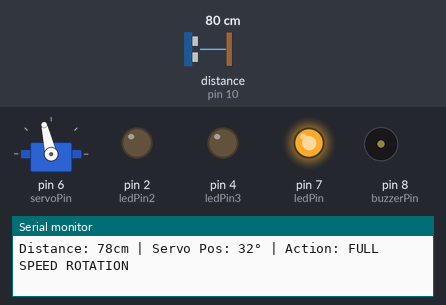
Simulated run of this sketch. Board: Arduino Uno, built with avr-gcc and run on an emulated ATmega328P. Shown: servo, output pins drawn as LEDs (lit = HIGH), buzzer (waves = sounding), the last lines printed to the serial monitor. Wiring (inferred from the names in the program): ultrasonic range finder: trigger pin 9; echo pin 10. Dashed ring = blinking. The test bench sets the inputs (shaded band); at power-on: distance to the obstacle (sensor on pin 10) 80 cm. The echo pulse lasts 58.3 µs per cm; pins used as bus, display or sensor lines are not drawn.

Above: at 3.7 s.
3.8 s: distance to the obstacle (sensor on pin 10) set to 54 cm
6.8 s: distance to the obstacle (sensor on pin 10) set to 48 cm
At 7.26 s:
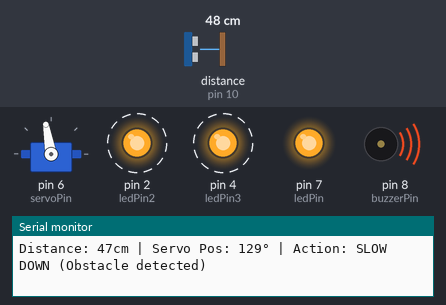
9.8 s: distance to the obstacle (sensor on pin 10) set to 22 cm
12.8 s: distance to the obstacle (sensor on pin 10) set to 18 cm
At 14.0 s:
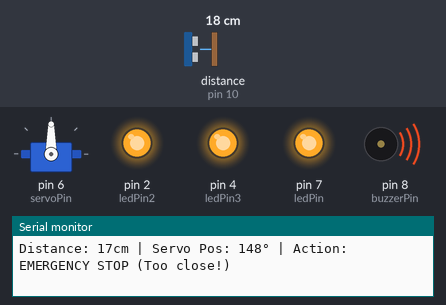
14.6 s: distance to the obstacle (sensor on pin 10) set to 60 cm
At 15.83 s:
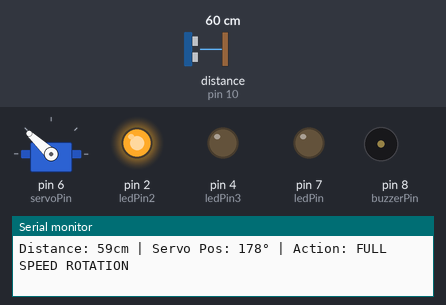
17.6 s: distance to the obstacle (sensor on pin 10) set to 35 cm
At 18.2 s:
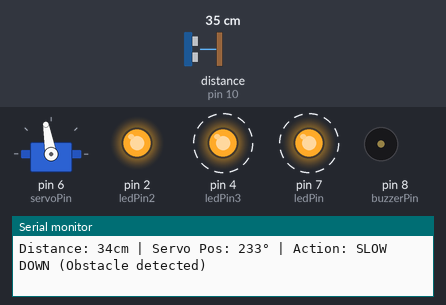
Timing chart, 0 to 21.6 s (numbered marks = the images above; inputs shaded):
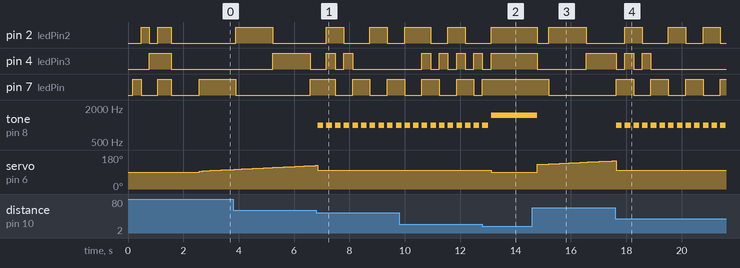

Measured:
- the behaviour switches between 51 and 50 cm on distance to the obstacle (sensor on pin 10) (found by bisection; images 0 and 1)
- the behaviour switches between 21 and 20 cm on distance to the obstacle (sensor on pin 10) (found by bisection; images 1 and 2)
- after the input at 6.8 s, tone on pin 8 (buzzerPin): alternates 1000 Hz for 0.20 s and silent for 0.11 s, starting after 0.06 s
- after the input at 12.8 s, pin 2 (ledPin2), pin 4 (ledPin3): goes on until 13.1 s, then stays HIGH; pin 7 (ledPin): goes on until 12.8 s, then stays HIGH; servo on pin 6 (servoPin): 100° → 90° after 0.31 s
- after the input at 14.6 s, pin 2 (ledPin2): HIGH → LOW after 0.19 s, → HIGH 0.40 s later, → LOW 1.4 s later; pin 4 (ledPin3): HIGH → LOW after 0.19 s, → HIGH 1.8 s later; pin 7 (ledPin): HIGH → LOW after 0.59 s; tone on pin 8 (buzzerPin): 1500 Hz → silent after 0.19 s; servo on pin 6 (servoPin): moves from 90° to 149° over 2.7 s, starting after 0.19 s
- after the input at 17.6 s, tone on pin 8 (buzzerPin): alternates 1000 Hz for 0.20 s and silent for 0.11 s, starting at once
- by itself, pin 4 (ledPin3): alternates HIGH for 0.31 s and LOW for 0.31 s
- by itself, pin 7 (ledPin): alternates HIGH for 0.62 s and LOW for 0.62 s

The sketch:

Obstacle_Detection_360_Servo.ino
```cpp
#include <Servo.h>

// Pins
#define trigPin 9
#define echoPin 10
#define servoPin 6
#define ledPin 7          // Main LED
#define buzzerPin 8
#define ledPin2 2         // Additional LED 1
#define ledPin3 4         // Additional LED 2

// Objects and variables
Servo myServo;
long duration;
int distance;

// Servo sweeping variables for 360° rotation
int servoAngle = 0;   // Start at 0° for 360° rotation
int step = 2;         // Increased step for faster 360° rotation
                     // Direction: positive=forward, negative=backward

// SHORTENED DISTANCE THRESHOLDS
int alertThreshold = 50;    // Warning at 50cm
int stopThreshold = 20;     // Emergency stop at 20cm

void setup() {
  // Initialize pins
  pinMode(trigPin, OUTPUT);
  pinMode(echoPin, INPUT);
  pinMode(ledPin, OUTPUT);    // Main LED
  pinMode(ledPin2, OUTPUT);   // Additional LED 1
  pinMode(ledPin3, OUTPUT);   // Additional LED 2
  pinMode(buzzerPin, OUTPUT);

  // Initialize all LEDs to OFF
  digitalWrite(ledPin, LOW);
  digitalWrite(ledPin2, LOW);
  digitalWrite(ledPin3, LOW);

  // Initialize servo for 360° continuous rotation
  myServo.attach(servoPin);
  myServo.write(90);  // Start stopped (90 = stop for 360° servos)

  // Initialize Serial
  Serial.begin(9600);
  Serial.println("=== 360° SERVO ROTATION TEST ===");
  Serial.println("Distance thresholds: 50cm(warn), 20cm(stop)");
  Serial.println("LEDs: Pin7=Main, Pin2=LED2, Pin4=LED3");
  Serial.println("Place hand close to sensor to stop rotation");
  Serial.println("=============================================");

  // LED test sequence
  testLEDs();
  delay(1000);
}

void testLEDs() {
  Serial.println("Testing LEDs...");

  digitalWrite(ledPin, HIGH);
  delay(300);
  digitalWrite(ledPin, LOW);

  digitalWrite(ledPin2, HIGH);
  delay(300);
  digitalWrite(ledPin2, LOW);

  digitalWrite(ledPin3, HIGH);
  delay(300);
  digitalWrite(ledPin3, LOW);

  // All LEDs on
  digitalWrite(ledPin, HIGH);
  digitalWrite(ledPin2, HIGH);
  digitalWrite(ledPin3, HIGH);
  delay(500);

  // All LEDs off
  digitalWrite(ledPin, LOW);
  digitalWrite(ledPin2, LOW);
  digitalWrite(ledPin3, LOW);

  Serial.println("LED test complete!");
}

void loop() {
  // Read distance from sensor
  distance = readDistance();

  // Print debug info
  Serial.print("Distance: ");
  if (distance == 400) {
    Serial.print("NO_ECHO");
  } else {
    Serial.print(distance);
    Serial.print("cm");
  }
  Serial.print(" | Servo Pos: ");
  Serial.print(servoAngle);
  Serial.print("° | Action: ");

  // SHORT DISTANCE LOGIC:
  // If obstacle detected within stopThreshold (20cm) - EMERGENCY STOP
  if (distance < stopThreshold && distance != 400) {
    Serial.println("EMERGENCY STOP (Too close!)");

    // 1. Stop servo completely (90 for 360° servos)
    myServo.write(90);

    // 2. Turn on ALL LEDs SOLID RED (for emergency)
    digitalWrite(ledPin, HIGH);    // Main LED on
    digitalWrite(ledPin2, HIGH);   // LED2 on
    digitalWrite(ledPin3, HIGH);   // LED3 on

    // 3. Continuous alarm
    tone(buzzerPin, 1500);  // Higher pitch for emergency

    // 4. Hold stopped state
    delay(200);

    // Don't update servoAngle while stopped

  }
  // If obstacle detected within alertThreshold (50cm) - SLOW DOWN/PAUSE
  else if (distance < alertThreshold && distance != 400) {
    Serial.println("SLOW DOWN (Obstacle detected)");

    // 1. Slow rotation (for 360° servos, values closer to 90 slow it down)
    if (step > 0) {
      // If moving forward, slow down
      myServo.write(100);  // Slow clockwise
    } else {
      // If moving backward, slow down
      myServo.write(80);   // Slow counter-clockwise
    }

    // 2. BLINKING LED PATTERN for warning
    unsigned long currentTime = millis();
    int blinkPhase = (currentTime / 200) % 6;  // 6 phases for 3 LEDs

    switch(blinkPhase) {
      case 0:
        digitalWrite(ledPin, HIGH);
        digitalWrite(ledPin2, LOW);
        digitalWrite(ledPin3, LOW);
        break;
      case 1:
        digitalWrite(ledPin, LOW);
        digitalWrite(ledPin2, HIGH);
        digitalWrite(ledPin3, LOW);
        break;
      case 2:
        digitalWrite(ledPin, LOW);
        digitalWrite(ledPin2, LOW);
        digitalWrite(ledPin3, HIGH);
        break;
      case 3:
        digitalWrite(ledPin, LOW);
        digitalWrite(ledPin2, HIGH);
        digitalWrite(ledPin3, LOW);
        break;
      case 4:
        digitalWrite(ledPin, HIGH);
        digitalWrite(ledPin2, LOW);
        digitalWrite(ledPin3, LOW);
        break;
      case 5:
        digitalWrite(ledPin, HIGH);
        digitalWrite(ledPin2, HIGH);
        digitalWrite(ledPin3, HIGH);
        break;
    }

    // 3. Intermittent beeping
    tone(buzzerPin, 1000, 200);
    delay(300);

    // 4. Update angle slowly
    servoAngle += (step / 2);  // Half speed

  }
  // No obstacle - FULL SPEED 360° ROTATION
  else {
    Serial.println("FULL SPEED ROTATION");

    // Turn off buzzer
    noTone(buzzerPin);

    // LED PATTERN for normal operation (chasing pattern)
    int ledPattern = servoAngle % 120;  // Pattern repeats every 120°

    if (ledPattern < 40) {
      // First third: LED1 on, others off
      digitalWrite(ledPin, HIGH);
      digitalWrite(ledPin2, LOW);
      digitalWrite(ledPin3, LOW);
    } else if (ledPattern < 80) {
      // Second third: LED2 on, others off
      digitalWrite(ledPin, LOW);
      digitalWrite(ledPin2, HIGH);
      digitalWrite(ledPin3, LOW);
    } else {
      // Third third: LED3 on, others off
      digitalWrite(ledPin, LOW);
      digitalWrite(ledPin2, LOW);
      digitalWrite(ledPin3, HIGH);
    }

    // FULL SPEED 360° ROTATION
    // For 360° continuous rotation servos:
    // 0 = full speed CCW, 180 = full speed CW, 90 = stop

    // Update angle for 360° rotation
    servoAngle += step;

    // Wrap around at 360° (not 180°)
    if (servoAngle >= 360) {
      servoAngle = 0;
      Serial.println(">>> Completed 360°, restarting");

      // Flash all LEDs to indicate full rotation
      digitalWrite(ledPin, HIGH);
      digitalWrite(ledPin2, HIGH);
      digitalWrite(ledPin3, HIGH);
      delay(100);
      digitalWrite(ledPin, LOW);
      digitalWrite(ledPin2, LOW);
      digitalWrite(ledPin3, LOW);
    }
    if (servoAngle < 0) {
      servoAngle = 359;
      Serial.println(">>> Reversed to 359°");
    }

    // For 360° servo, map angle to servo speed
    int servoCommand;
    if (step > 0) {
      // Clockwise rotation
      servoCommand = map(servoAngle, 0, 360, 95, 180);  // CW speeds
    } else {
      // Counter-clockwise rotation
      servoCommand = map(servoAngle, 0, 360, 85, 0);    // CCW speeds
    }

    myServo.write(servoCommand);

    // Control rotation speed (smaller delay = faster)
    delay(50);
  }

  // Optional: Auto direction change every 5 rotations
  checkRotationDirection();
}

// Function to read distance from HC-SR04
int readDistance() {
  // Clear trigger
  digitalWrite(trigPin, LOW);
  delayMicroseconds(2);

  // Send 10us pulse
  digitalWrite(trigPin, HIGH);
  delayMicroseconds(10);
  digitalWrite(trigPin, LOW);

  // Read echo pulse with shorter timeout for faster response
  duration = pulseIn(echoPin, HIGH, 20000); // Timeout after 20ms

  // If no echo received
  if (duration == 0) {
    return 400;  // Return large value to indicate no obstacle
  }

  // Calculate distance in cm
  int cm = duration * 0.034 / 2;

  // Validate reading
  if (cm > 400 || cm < 2) {
    return 400;  // Return error value
  }

  return cm;
}

// Optional: Change rotation direction automatically
void checkRotationDirection() {
  // Change direction every 5 full rotations for variety
  static int rotationCount = 0;

  if (servoAngle == 0 && step > 0) {
    rotationCount++;
    if (rotationCount >= 5) {
      step = -2;  // Reverse direction
      rotationCount = 0;
      Serial.println(">>> Changing to CCW rotation");

      // Flash LEDs to indicate direction change
      for(int i = 0; i < 3; i++) {
        digitalWrite(ledPin2, HIGH);
        delay(100);
        digitalWrite(ledPin2, LOW);
        delay(100);
      }
    }
  } else if (servoAngle == 359 && step < 0) {
    rotationCount++;
    if (rotationCount >= 5) {
      step = 2;   // Reverse direction
      rotationCount = 0;
      Serial.println(">>> Changing to CW rotation");

      // Flash LEDs to indicate direction change
      for(int i = 0; i < 3; i++) {
        digitalWrite(ledPin3, HIGH);
        delay(100);
        digitalWrite(ledPin3, LOW);
        delay(100);
      }
    }
  }
}
```
